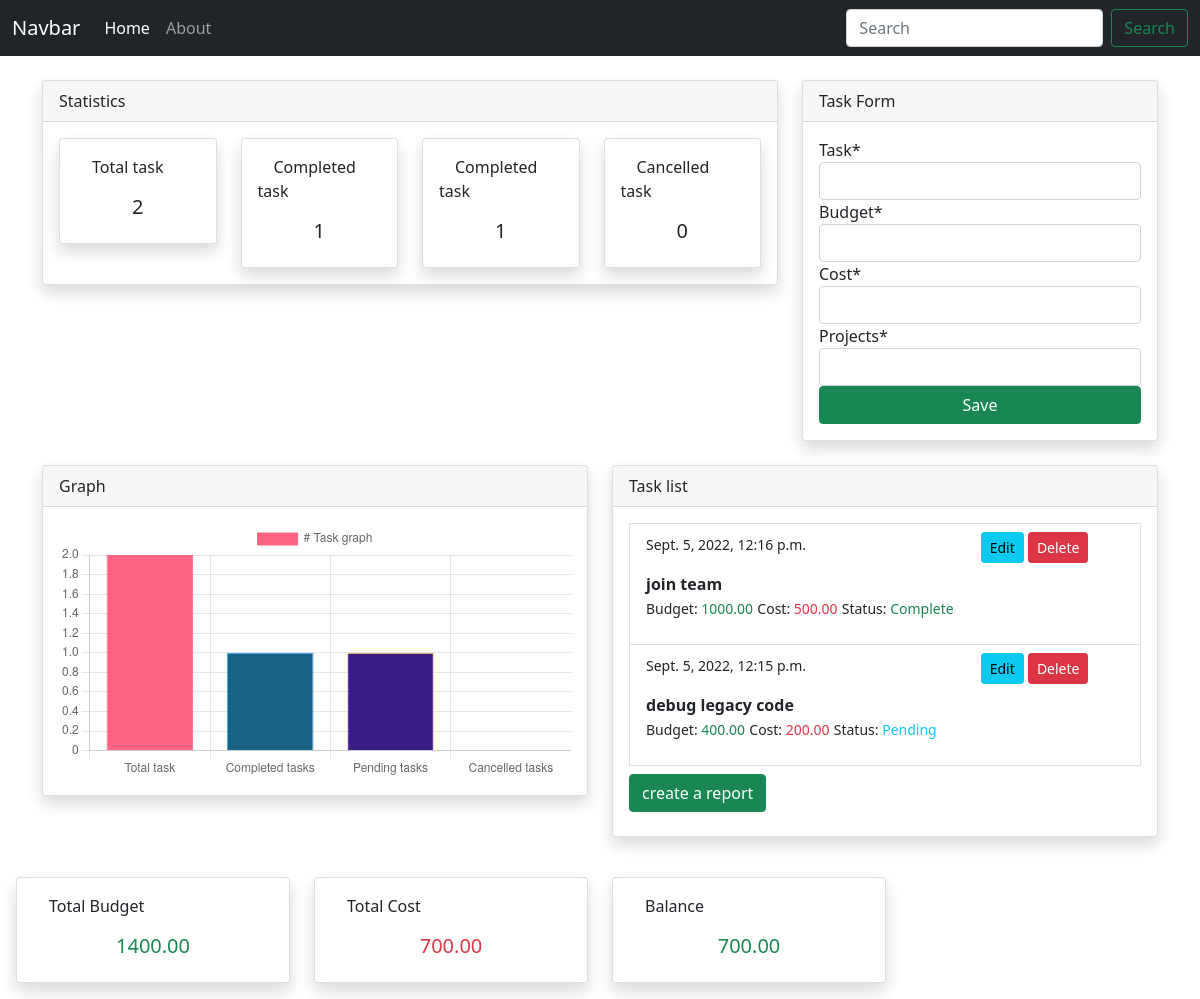
The app's page /project/ with its own data.
### taskapp/models.py (models this page shows, shortened)
class TaskModel(models.Model):
    task=models.CharField(max_length=100)
    complete='Complete'
    pending='Pending'
    cancelled='cancelled'
    work=projectmodel.objects.all()
    a=(('',''),)
    for t in work:
        a=a+((t.project,t.project),)
    status=models.CharField(max_length=10,choices=[(complete,'Complete'),(pending,'Pending'),(cancelled,'Cancelled')],default=pending)
    projects=models.CharField(max_length=10,choices=a,default=complete)
    date=models.DateTimeField(auto_now_add=True)
    cost=models.DecimalField(null =False,max_digits=10,decimal_places=2)
    budget=models.DecimalField(null=False,max_digits=10,decimal_places=2)

### taskapp/views.py (the view)
# urls.py: path('project/',views.index,name='taskapp-index'),#shows landing page,calls index function in views
def index(request):
    if request.method=='POST':#if there is a request to post
        form=TaskModelForm(request.POST)
        if form.is_valid():#if it meets all contraints. mine worked without the brackets
            form.save()
            return redirect('/')
    else:
        form=TaskModelForm()
    data=TaskModel.objects.all().order_by('-date')# the same as TaskModel.objects.raw('select * from "taskapp_Taskmodel" ')
    total_task=data.count()
    completed_task=TaskModel.objects.filter(status='Complete').count()
    pending_task=TaskModel.objects.filter(status='Pending').count()
    cancelled_task=total_task-(completed_task+pending_task)
    i=0
    total_budget=0
    total_cost=0
    for task in data:
        total_budget=total_budget+task.budget
        total_cost=total_cost+task.cost
    balance=total_budget-total_cost
    context={
        'data':data,
        'total_budget':total_budget,
        'balance':balance,
        'total_cost':total_cost,
        'form':form,
        'total_task':total_task,
        'completed_task':completed_task,
        'pending_task':pending_task,
        'cancelled_task':cancelled_task,
    }
    return render(request,"index.html",context)#loads the html file.passes in data from the modles file

### taskapp/forms.py
class TaskModelForm(forms.ModelForm):#for save
    class Meta:
        model=TaskModel
        fields=['task','budget','cost','projects']

### templates/index.html (shortened to what this page needs)
{%extends './partials/base.html'%}
{% load crispy_forms_tags %}
{%block content%}
<section>
    <div class="container my-4">
        <div class="row">
          <div class="col-xl-8">
            <div class="card shadow">
              <div class="card-header">
                Statistics
              </div>
              <div class="card-body">
                <div class="row">
                  <div class="col-xl-3">
                    <div class="card shadow px-3 py-3 my-card">
                      <p><i class="bi bi-list-ul text-primary px-2"></i>Total task</p>
                      <h5 class="text-center">{{total_task}}</h5>
                    </div>
                  </div>
                  <div class="col-xl-3">
                    <div class="card shadow px-3 py-3 my-card">
                      <p><i class="bi bi-check2-square text-dark px-2"></i>Completed task</p>
                      <h5 class="text-center">{{completed_task}}</h5>
                    </div>
                  </div>
                  <div class="col-xl-3">
                    <div class="card shadow px-3 py-3 my-card">
                      <p><i class="bi bi-check2-square text-dark px-2"></i>Completed task</p>
                      <h5 class="text-center">{{pending_task}}</h5>
                    </div>
                  </div>
                  <div class="col-xl-3">
                    <div class="card shadow px-3 py-3 my-card">
                      <p><i class="bi bi-x-circle text-warning px-2"></i>Cancelled task</p>
                      <h5 class="text-center">{{cancelled_task}}</h5>
                    </div>
                  </div>
                </div>
              </div>
            </div>
          </div>
          <div class="col-xl-4">
            <div class="card shadow">
              <div class="card-header">
                Task Form
              </div>
              <div class="card-body">
                <form class="d-grid" method="POST">
                  {{form|crispy}}
                  <input class="btn btn-success" type="submit" value="Save">
                </form>
              </div>
            </div>
          </div>
        </div>
      </div>
      <div class="container my-4">
        <div class="row">
          <div class="col-xl-6">
            <div class="card shadow">
              <div class="card-header">
                Graph
              </div>
              <div class="card-body">
                <canvas id="myChart"></canvas>
              </div>
            </div>
          </div>
          <div class="col-xl-6">
            <div class="card shadow">
              <div class="card-header">Task list</div>
              <div class="card-body">
                {%for task in data%}
                <li class="list-group-item">
                  <div class="row">
                    <div class="col-8">
                      <p><small>{{task.date}}</small></p>
                      <strong>{{task.task}}</strong>
                    </div>
                    <div class="col-4">
                      <a class="btn btn-info btn-sm" href="{% url 'taskapp-edit' task.id%}">Edit</a>
                      <a class="btn btn-danger btn-sm" href="{% url 'taskapp-delete' task.id %}">Delete</a>
                    </div>
                    <p>
                      <small>Budget: </small><small class="text-success">{{task.budget}}</small>
                      <small>Cost: </small><small class="text-danger">{{task.cost}}</small>
                      {%if 'Pending' in task.status%}
                      <small>Status: </small><small class="text-info">{{task.status}}</small>
                      {%elif 'Complete' in task.status%}
                      <small>Status: </small><small class="text-success">{{task.status}}</small>
                      {%else%}
                      <small>Status: </small><small class="text-danger">{{task.status}}</small>
                      {%endif%}
                    </p>
                  </div>
                </li>
                {%endfor%}
                <a class="btn btn-success my-2 " href="{% url 'taskapp-report' %}">create a report</a>
              </div>
            </div>
          </div>
        </div>
      </div>
      <div class="card-body">
        <div class="row">
          <div class="col-xl-3">
            <div class="card shadow px-3 py-3 my-card">
              <p><i class="bi bi-list-ul text-primary px-2"></i>Total Budget</p>
              <h5 class="text-center text-success">{{total_budget}}</h5>
            </div>
          </div>
          <div class="col-xl-3">
            <div class="card shadow px-3 py-3 my-card">
              <p><i class="bi bi-list-ul text-primary px-2"></i>Total Cost</p>
              <h5 class="text-center text-danger">{{total_cost}}</h5>
            </div>
          </div>
          <div class="col-xl-3">
            {%if balance > 0 %}
            <div class="card shadow px-3 py-3 my-card">
              <p><i class="bi bi-list-ul text-primary px-2"></i>Balance</p>
              <h5 class="text-center text-success">{{balance}}</h5>
            </div>
            {% else %}
            <div class="card shadow px-3 py-3 my-card">
              <p><i class="bi bi-list-ul text-primary px-2"></i>Balance</p>
              <h5 class="text-center text-danger">{{balance}}</h5>
            </div>
            {%endif%}
          </div>
        </div>
      </div>
      {%include './partials/graph.html'%}
</section>
{%endblock%}

### records on screen
TaskModel: date "Sept. 5, 2022, 12:16 p.m.", task "join team", budget "1000.00", cost "500.00", status "Complete"
TaskModel: date "Sept. 5, 2022, 12:15 p.m.", task "debug legacy code", budget "400.00", cost "200.00", status "Pending"

### other values on screen
{{ total_task }} "2"
{{ completed_task }} "1"
{{ pending_task }} "1"
{{ cancelled_task }} "0"
{{ total_budget }} "1400.00"
{{ total_cost }} "700.00"
{{ balance }} "700.00"
chart data {{ total_task }} 2
chart data {{ completed_task }} 1
chart data {{ pending_task }} 1
chart data {{ cancelled_task }} 0
